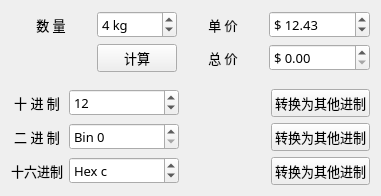
<?xml version="1.0" encoding="UTF-8"?>
<ui version="4.0">
 <class>Widget</class>
 <widget class="QWidget" name="Widget">
  <property name="geometry">
   <rect>
    <x>0</x>
    <y>0</y>
    <width>381</width>
    <height>196</height>
   </rect>
  </property>
  <property name="font">
   <font>
    <family>宋体</family>
    <pointsize>10</pointsize>
   </font>
  </property>
  <property name="windowTitle">
   <string>SpinBox测试</string>
  </property>
  <layout class="QVBoxLayout" name="verticalLayout">
   <item>
    <layout class="QGridLayout" name="gridLayout">
     <item row="1" column="2">
      <widget class="QLabel" name="label_3">
       <property name="text">
        <string>总 价</string>
       </property>
       <property name="alignment">
        <set>Qt::AlignCenter</set>
       </property>
      </widget>
     </item>
     <item row="1" column="3">
      <widget class="QDoubleSpinBox" name="spinTotal">
       <property name="prefix">
        <string>$ </string>
       </property>
       <property name="maximum">
        <double>100000.000000000000000</double>
       </property>
      </widget>
     </item>
     <item row="0" column="1">
      <widget class="QSpinBox" name="spinNum">
       <property name="frame">
        <bool>true</bool>
       </property>
       <property name="buttonSymbols">
        <enum>QAbstractSpinBox::UpDownArrows</enum>
       </property>
       <property name="showGroupSeparator" stdset="0">
        <bool>false</bool>
       </property>
       <property name="suffix">
        <string> kg</string>
       </property>
       <property name="maximum">
        <number>1000</number>
       </property>
       <property name="value">
        <number>4</number>
       </property>
      </widget>
     </item>
     <item row="0" column="3">
      <widget class="QDoubleSpinBox" name="spinPrice">
       <property name="minimumSize">
        <size>
         <width>90</width>
         <height>0</height>
        </size>
       </property>
       <property name="prefix">
        <string>$ </string>
       </property>
       <property name="maximum">
        <double>10000.000000000000000</double>
       </property>
       <property name="value">
        <double>12.430000000000000</double>
       </property>
      </widget>
     </item>
     <item row="0" column="2">
      <widget class="QLabel" name="label_2">
       <property name="text">
        <string>单 价</string>
       </property>
       <property name="alignment">
        <set>Qt::AlignCenter</set>
       </property>
      </widget>
     </item>
     <item row="0" column="0">
      <widget class="QLabel" name="label">
       <property name="text">
        <string>数 量</string>
       </property>
       <property name="alignment">
        <set>Qt::AlignCenter</set>
       </property>
      </widget>
     </item>
     <item row="1" column="1">
      <widget class="QPushButton" name="btnCal">
       <property name="text">
        <string>计算</string>
       </property>
      </widget>
     </item>
    </layout>
   </item>
   <item>
    <spacer name="verticalSpacer">
     <property name="orientation">
      <enum>Qt::Vertical</enum>
     </property>
     <property name="sizeHint" stdset="0">
      <size>
       <width>20</width>
       <height>40</height>
      </size>
     </property>
    </spacer>
   </item>
   <item>
    <layout class="QGridLayout" name="gridLayout_2">
     <item row="0" column="0">
      <widget class="QLabel" name="label_6">
       <property name="minimumSize">
        <size>
         <width>0</width>
         <height>0</height>
        </size>
       </property>
       <property name="text">
        <string>十 进 制</string>
       </property>
       <property name="alignment">
        <set>Qt::AlignCenter</set>
       </property>
      </widget>
     </item>
     <item row="1" column="0">
      <widget class="QLabel" name="label_7">
       <property name="text">
        <string>二 进 制</string>
       </property>
       <property name="alignment">
        <set>Qt::AlignCenter</set>
       </property>
      </widget>
     </item>
     <item row="1" column="3">
      <widget class="QPushButton" name="btnBin">
       <property name="text">
        <string>转换为其他进制</string>
       </property>
      </widget>
     </item>
     <item row="2" column="0">
      <widget class="QLabel" name="label_8">
       <property name="text">
        <string>十六进制</string>
       </property>
       <property name="alignment">
        <set>Qt::AlignCenter</set>
       </property>
      </widget>
     </item>
     <item row="0" column="3">
      <widget class="QPushButton" name="btnDec">
       <property name="text">
        <string>转换为其他进制</string>
       </property>
      </widget>
     </item>
     <item row="2" column="3">
      <widget class="QPushButton" name="btnHex">
       <property name="text">
        <string>转换为其他进制</string>
       </property>
      </widget>
     </item>
     <item row="1" column="2">
      <spacer name="horizontalSpacer_2">
       <property name="orientation">
        <enum>Qt::Horizontal</enum>
       </property>
       <property name="sizeHint" stdset="0">
        <size>
         <width>40</width>
         <height>20</height>
        </size>
       </property>
      </spacer>
     </item>
     <item row="0" column="1">
      <widget class="QSpinBox" name="spinDec">
       <property name="minimumSize">
        <size>
         <width>100</width>
         <height>0</height>
        </size>
       </property>
       <property name="suffix">
        <string/>
       </property>
       <property name="maximum">
        <number>255</number>
       </property>
       <property name="value">
        <number>12</number>
       </property>
       <property name="displayIntegerBase">
        <number>10</number>
       </property>
      </widget>
     </item>
     <item row="1" column="1">
      <widget class="QSpinBox" name="spinBin">
       <property name="prefix">
        <string>Bin </string>
       </property>
       <property name="maximum">
        <number>255</number>
       </property>
       <property name="displayIntegerBase">
        <number>2</number>
       </property>
      </widget>
     </item>
     <item row="2" column="1">
      <widget class="QSpinBox" name="spinHex">
       <property name="prefix">
        <string>Hex </string>
       </property>
       <property name="maximum">
        <number>255</number>
       </property>
       <property name="value">
        <number>12</number>
       </property>
       <property name="displayIntegerBase">
        <number>16</number>
       </property>
      </widget>
     </item>
    </layout>
   </item>
  </layout>
 </widget>
 <layoutdefault spacing="6" margin="11"/>
 <resources/>
 <connections/>
</ui>
